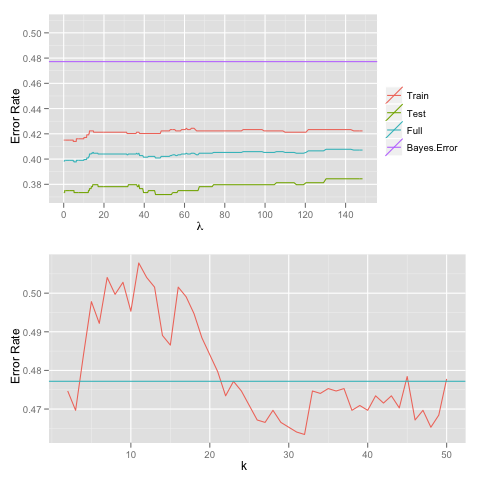

This chart was generated by the following R code:
library("class")
library("MASS")
library("ggplot2")

data       <- read.csv('data/winequality-red.txt', sep=";", header=TRUE)
data.size  <- nrow(data)
train.size <- round(3/5 * data.size)
test.size  <- data.size - train.size

## arrange and vp.layout are from:
## http://gettinggeneticsdone.blogspot.com/2010/03/arrange-multiple-ggplot2-plots-in-same.html
vp.layout <- function(x, y) viewport(layout.pos.row=x, layout.pos.col=y)

arrange <- function(..., nrow=NULL, ncol=NULL, as.table=FALSE) {
    dots <- list(...)
    n <- length(dots)
    if(is.null(nrow) & is.null(ncol)) { nrow = floor(n/2) ; ncol = ceiling(n/nrow)}
    if(is.null(nrow)) { nrow = ceiling(n/ncol)}
    if(is.null(ncol)) { ncol = ceiling(n/nrow)}
    ## NOTE see n2mfrow in grDevices for possible alternative
    grid.newpage()
    pushViewport(viewport(layout=grid.layout(nrow,ncol) ) )
    ii.p <- 1
    for(ii.row in seq(1, nrow)){
        ii.table.row <- ii.row
        if(as.table) {ii.table.row <- nrow - ii.table.row + 1}
        for(ii.col in seq(1, ncol)){
            ii.table <- ii.p
            if(ii.p > n) break
            print(dots[[ii.table]], vp=vp.layout(ii.table.row, ii.col))
            ii.p <- ii.p + 1
        }
    }
}

berr <- c()
for (i in 1:5) {
    train.data <- data[sample(1:data.size, train.size, replace=TRUE),]
    train.data$quality <- as.factor(train.data$quality)

    test.data <- data[sample(1:data.size, test.size, replace=TRUE),]
    test.data$quality <- as.factor(test.data$quality)

    m <- NaiveBayes(train.data$quality~., data=train.data)
    br <- predict(m, test.data[,1:11])
    berr <- c(berr, 1 - sum(test.data$quality == br$class) / test.size)
}
berr <- mean(berr)

train.data <- head(data, train.size)
test.data  <- tail(data, test.size)

ef.train <- function (x) {
    1 - sum(train.data$quality == round(x)) / train.size
}

ef.test <- function (x) {
    1 - sum(test.data$quality == round(x)) / test.size
}

ef.data <- function (x) {
    1 - sum(data$quality == round(x)) / data.size
}

l      <- exp(seq(-15,5,by=0.01))
routput <- data.frame("lambda"=l)
model  <- lm.ridge(train.data$quality~., data=train.data[,1:11], lambda=l)

train.pred <- as.matrix(train.data[,1:11]) %*% t(coef(model)[,-1]) +  rep(1,train.size) %o% coef(model)[,1]
routput     <- cbind(routput, data.frame("Train"=apply(train.pred, 2, ef.train)))

test.pred  <- as.matrix(test.data[,1:11]) %*% t(coef(model)[,-1]) +  rep(1,test.size) %o% coef(model)[,1]
routput     <- cbind(routput, data.frame("Test"=apply(test.pred, 2, ef.test)))

data.pred  <- as.matrix(data[,1:11]) %*% t(coef(model)[,-1]) +  rep(1,data.size) %o% coef(model)[,1]
routput     <- cbind(routput, data.frame("Full"=apply(data.pred, 2, ef.data)))

koutput <- data.frame()
for (k in 2:50) {
    pred <- knn.cv(data[,1:11], data$quality, k=k)
    err  <- 1 - sum(data$quality == pred) / data.size
    koutput <- rbind(koutput, data.frame(k=k, err=err))
}

rd <- melt(routput, id="lambda")

range <- c(rd$value, berr)
ymin <- min(range)
ymax <- max(range)

rp <- ggplot(rd, aes(lambda, value, colour=variable, ymin=ymin, ymax=ymax))
rp <- rp + geom_line()
rp <- rp + scale_colour_discrete(name = "")
rp <- rp + scale_x_continuous(expression(lambda))
rp <- rp + scale_y_continuous("Error Rate")
rp <- rp + geom_abline(data=data.frame(err=berr, slope=c(0)), aes(intercept=err, slope=slope, colour="Bayes.Error"))

kd <- melt(koutput, id="k")
range <- c(kd$value, berr)
ymin <- min(range)
ymax <- max(range)

kp <- ggplot(kd, aes(k, value, colour=variable, ymin=ymin, ymax=ymax))
kp <- kp + geom_line()
kp <- kp + opts(legend.position="none")
kp <- kp + scale_y_continuous("Error Rate")
kp <- kp + geom_abline(data=data.frame(err=berr, slope=c(0)), aes(intercept=err, slope=slope, colour="Bayes.Error"))

png("problem3.png")
arrange(rp, kp, ncol=1)
dev.off()
print(berr)

## png("problem3.png")
## print(kp)
## dev.off()
